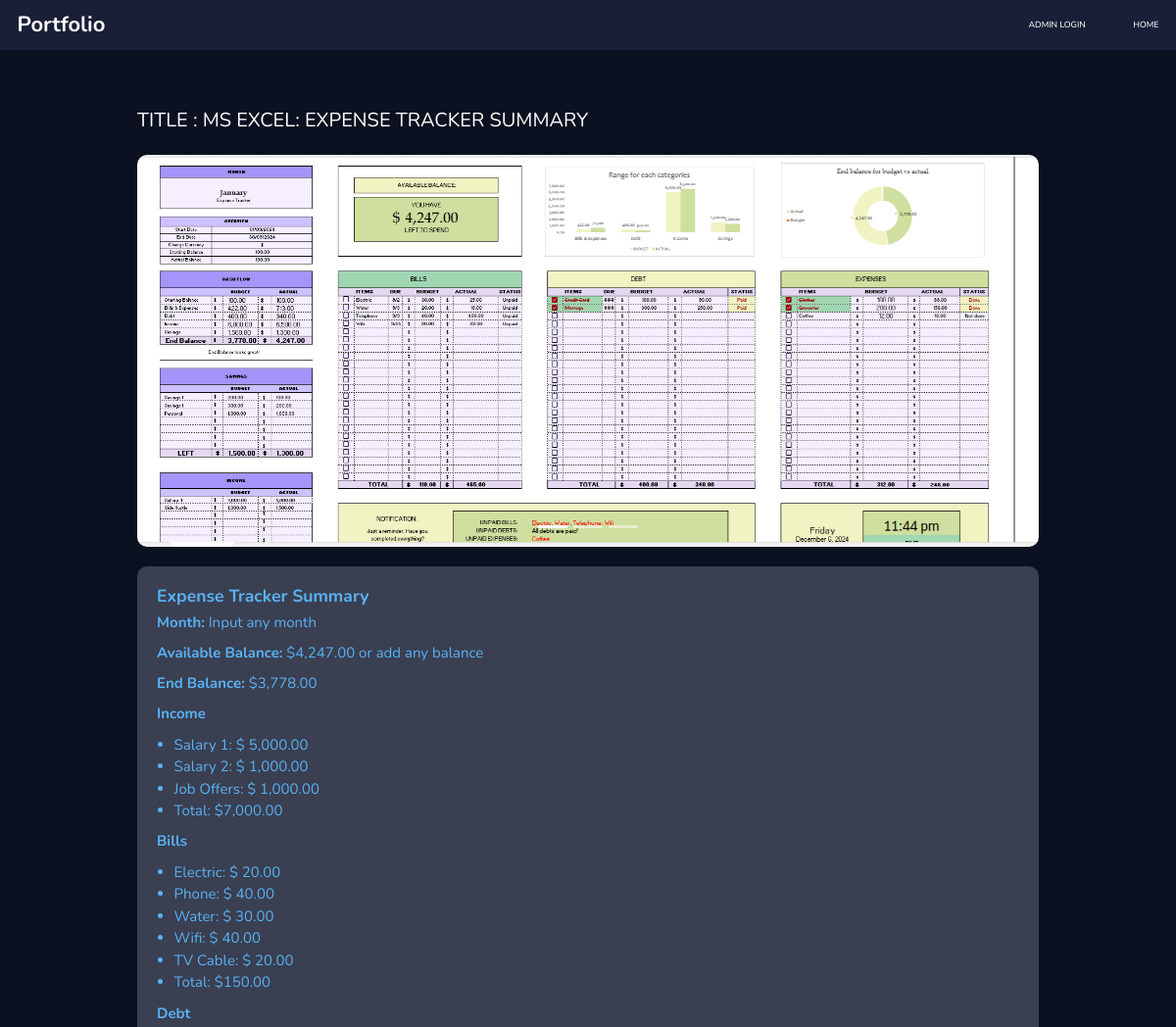
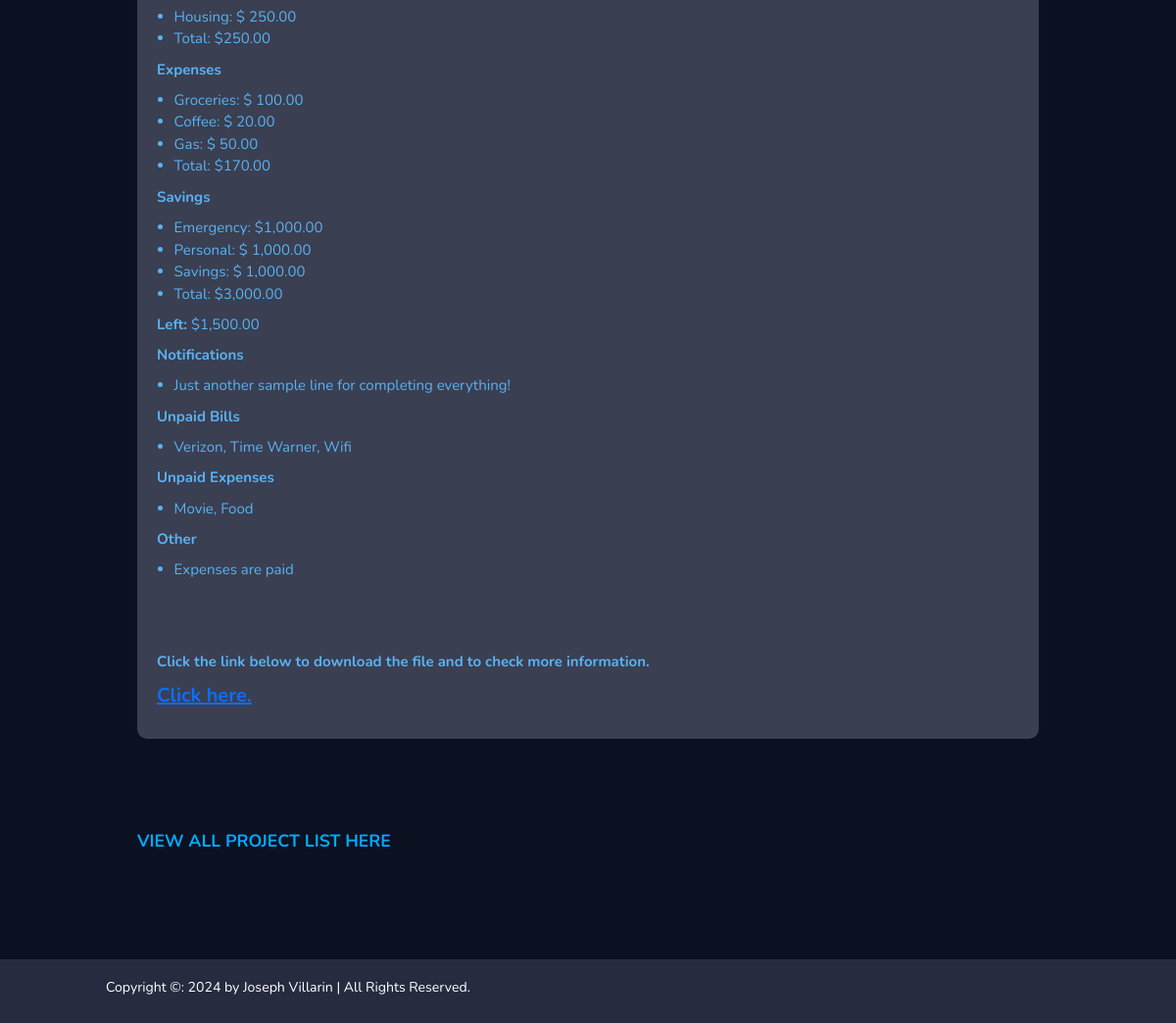
Page /items/category/excel-vba-and-macro/ms-excel-expense-tracker-summary/ on the committed database (2 pictures, top to bottom).
### items/models.py (models this page shows, shortened)
class Item(models.Model):
    item_name       = models.CharField(max_length=200, unique=True)
    slug            = models.SlugField(max_length=200, unique=True)
    description     = RichTextField(blank=True)  # Replaced TextField with RichTextField
    price           = models.IntegerField()
    images          = models.ImageField(upload_to='photos/products')
    stock           = models.IntegerField()
    is_available    = models.BooleanField(default=True)
    category        = models.ForeignKey(Category, on_delete=models.CASCADE)
    created_date    = models.DateTimeField(auto_now_add=True)
    modified_date   = models.DateTimeField(auto_now=True)

class ItemGallery(models.Model):
    item = models.ForeignKey(Item, on_delete=models.CASCADE)
    image = models.ImageField(upload_to='store/products', max_length=255)
    class Meta:
        verbose_name='itemgallery'
        verbose_name_plural='item gallery'

### items/views.py (the view)
# urls.py: path('category/<slug:category_slug>/<slug:item_slug>/', views.item_detail, name="item_detail"),
def item_detail(request, category_slug, item_slug):
    try:
        item_category = get_object_or_404(Item, category__slug=category_slug, slug=item_slug)
        in_favoritelist = FavoritesListItems.objects.filter(favoriteslist__favoriteslist_id = _favorites_id(request),item=item_category).exists()
    except Exception as e:
        raise e
    item_gallery = ItemGallery.objects.filter(item_id = item_category)
    context = {
        'item_category':item_category,
        'in_favoritelist':in_favoritelist,
        'item_gallery': item_gallery
    }
    return render(request, 'items/itemdetail.html',context)

### category/context_processor.py (called while the page is built)
def menu_links(request):
    links = Category.objects.all()
    return dict(links=links)

### favoriteslist/context_processors.py (called while the page is built)
def counter(request):
    favorites_count = 0
    if 'admin'in request.path:
        return {}
    else:
        try:
            favorites = FavoritesList.objects.filter(favoriteslist_id=_favorites_id(request))
            favorites_items = FavoritesListItems.objects.all().filter(favoriteslist=favorites[:1])
            for favorites_items in favorites_items:
                favorites_count += favorites_items.quantity
        except FavoritesList.DoesNotExist:
            favorites_count = 0
    return dict(favorites_count=favorites_count)

### favoriteslist/views.py (called while the page is built)
def _favorites_id(request):
    favorites = request.session.session_key
    if not favorites:
        favorites = request.session.create()
    return favorites

### templates/items/itemdetail.html (shortened to what this page needs)
{%extends 'base2.html'%}
{%block content%}
{%load static%}
<head>
    <link href="{% static 'css/bootstrap.css' %}" rel="stylesheet" type="text/css"/>
</head>
<body>
    <div class="content">
        <div class="header">
            <p>TITLE : {{item_category.item_name | upper}}</p>
        </div>
        <div id="carouselExampleIndicators" class="carousel slide" data-bs-ride="carousel">
            <div class="carousel-indicators">
                <button type="button" data-bs-target="#carouselExampleIndicators" data-bs-slide-to="0" class="active" aria-current="true" aria-label="Slide 1"></button>
                <button type="button" data-bs-target="#carouselExampleIndicators" data-bs-slide-to="1" aria-label="Slide 2"></button>
                <button type="button" data-bs-target="#carouselExampleIndicators" data-bs-slide-to="2" aria-label="Slide 3"></button>
            </div>
            <div class="carousel-inner">
                {% for i in item_gallery %}
                <div class="carousel-item {% if forloop.first %}active{% endif %}">
                    <img src="{{ i.image.url }}" class="d-block w-100 carousel-image" alt="" data-bs-toggle="modal" data-bs-target="#imageModal" data-img-url="{{ i.image.url }}">
                </div>
                {% endfor %}
            </div>
            <button class="carousel-control-prev" type="button" data-bs-target="#carouselExampleIndicators" data-bs-slide="prev">
                <span class="carousel-control-prev-icon" aria-hidden="true"></span>
            </button>
            <button class="carousel-control-next" type="button" data-bs-target="#carouselExampleIndicators" data-bs-slide="next">
                <span class="carousel-control-next-icon" aria-hidden="true"></span>
            </button>
        </div>
        <div class="text-box">
            {{item_category.description|safe }}
        </div>
        <div class="projectlist">
                <a href="{% url 'items' %}" class="view-all">VIEW ALL PROJECT LIST HERE</a>
        </div>
    </div>
</body>
{%endblock%}

### portfolio/static/css/styles.css (style rules this page uses)
* { margin: 0; padding: 0; box-sizing: border-box; text-decoration: none; border: none; outline: none; scroll-behavior: smooth; font-family: "Nunito", sans-serif; }
:root { --bg-color: #191f36; --snd-bg-color: #262b40; --text-color: #fff; --main-color: #59b2f4; }
html { font-size: 62.5%; overflow-x: hidden; }
body { background: var(--bg-color); color: var(--text-color); }
span { color: var(--main-color); }
@media (max-width: 1200px) { html { font-size: 55%; } }
.view-all { color: #00aaff; font-size: 14px; margin-top: 20px; display: block; text-align: center; text-decoration: none; font-weight: bold; transition: color 0.3s; }

### templates/items/itemdetail.html (style rules this page uses)
body { background-color: #0b1120; color: #ffffff; font-family: Arial, sans-serif; margin-top: 10rem; }
.content { padding: 20px; margin: 0 10%; }
.header { margin-bottom: 20px; font-size:20px; }
.header p { margin: 0; }
.carousel { border-radius: 10px; overflow: hidden; }
.carousel-inner img { width: 100%; height: auto; object-fit: cover; max-height: 500px; }
.carousel-item img { width: 100%; height: 400px; object-fit: cover; }
.text-box { background-color: #3a3f51; color: #59b2f4; padding: 20px; margin-top: 20px; border-radius: 10px; font-size:15px; }
.carousel-image { cursor: pointer; transition: transform 0.3s ease; }
.projectlist { margin-top: 8rem; display: flex; flex-direction: column; align-items: flex-start; text-align: left; font-size:2rem; }
.projectlist a { font-size:2rem; }

### rows in the picture
Item: item_name "MS EXCEL: EXPENSE TRACKER SUMMARY", description "Expense Tracker Summary Month: Input any month Available Balance: $4,247.00 or add any balance End Balance: $3,778.00 Income Salary 1: $ 5,000.00 Salary 2: $ 1,000.00 Job Offers: $ 1,000.00 Total: $7,000.00 Bills Electric: $ 20.00 Phone: $ 40.00 Water: $ 30.00 Wifi: $ 40.00 TV Cable: $ 20.00 Total: $150.00 Debt Housing: $ 250.00 Total: $250.00 Expenses Groceries: $ 100.00 Coffee: $ 20.00 Gas: $ 50.00 Total: $170.00 Savings Emergency: $1,000.00 Personal: $ 1,000.00 Savings: $ 1,000.00 Total: $3,000.00 Left: $1,500.00 Notifications Just another sample line for completing everything! Unpaid Bills Verizon, Time Warner, Wifi Unpaid Expenses Movie, Food Other Expenses are paid Click the link…"
ItemGallery: image (picture)
